Frame 1 (no input): blank canvas, image omitted
Frame 60 (no input): blank canvas, image omitted
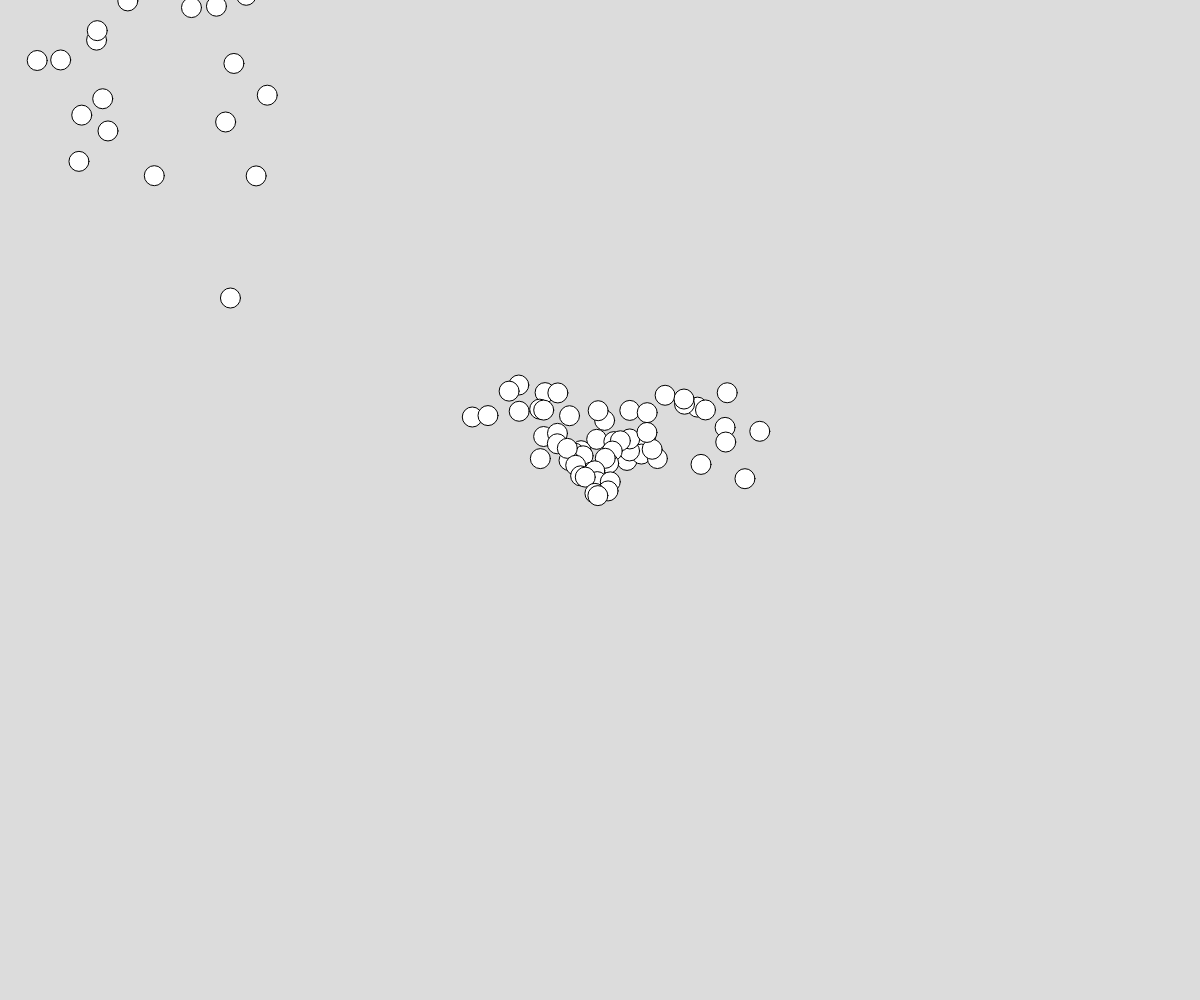
Frame 120 (the mouse pressed at the canvas centre since frame 60)

The p5.js sketch whose frames 1 and 60 were blank and that drew this single picture after the mouse press (run headless with seeded random() and noise() and a simulated clock; from frame 60 on, the mouse is pressed at the canvas centre):

// p5.js sketch
// ── sketch.js
// Vector Basics
// Mr. Scott
// Nov 1, 2023

// Global Variables
let movers = [];

function setup() {
  createCanvas(windowWidth, windowHeight);
}

function mousePressed(){
  //movers.push(new Mover(mouseX,mouseY));
}

function draw() {
  background(220);
  movers.push(new Mover(mouseX,mouseY));
  for(let i=0; i<movers.length; i++){
    let m = movers[i];
    m.move();   m.display();
    if(!m.alive){
      movers.splice(i,1);
      i--;
    }
  }
}

class Mover{
  //constrcutor and class properties
  constructor(x,y){
    this.position = createVector(x,y);  this.s = 20;
    this.velocity = createVector(random(-3,3), random(-5,-3));
    this.gravity = createVector(0,0.1);
    this.lifetime = Math.floor(random(100,200));
    this.alive = true;
  }
  //class methods
  move(){
    //Apply forces first (modify our velocity)
    this.velocity.add(this.gravity);
    //Then apply our velocity to position
    this.position.add(this.velocity);
    //↑ is a MUTATOR method
    this.lifetime --;
    if(this.lifetime === 0) this.alive = false;
  }

  display(){
    push();
    translate(this.position.x, this.position.y);
    circle(0, 0, this.s);
    pop();
  }
}
